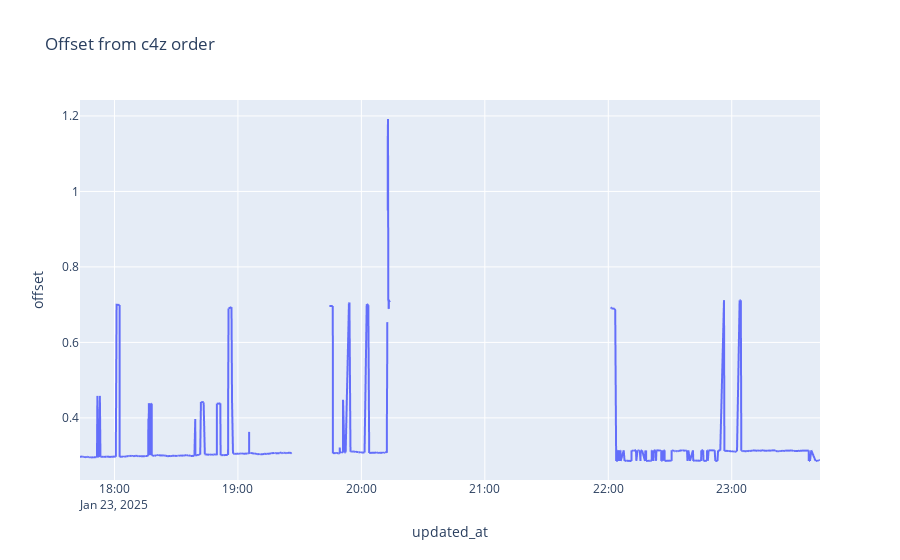

Notebook code cell kept with this figure:
### Code cell
import plotly.express as px

# Create a sample DataFrame

# Create a line plot from the DataFrame
fig = px.line(df_transformed, x='updated_at', y='offset', title='Offset from c4z order')

# Show the plot
fig.show()

### Figure 1 — Plotly figure (JSON) as saved in the notebook; plotly's stock layout.template omitted (floating-point values rounded to 4 significant figures; data arrays with more than 128 entries replaced by an {"elided": "..."} marker saying what was removed)
{"data": [{"hovertemplate": "updated_at=%{x}<br>offset=%{y}<extra></extra>", "legendgroup": "", "line": {"color": "#636efa", "dash": "solid"}, "marker": {"symbol": "circle"}, "mode": "lines", "name": "", "showlegend": false, "type": "scattergl", "x": {"elided": "1563 str values"}, "xaxis": "x", "y": {"elided": "1563 float values"}, "yaxis": "y"}], "layout": {"legend": {"tracegroupgap": 0}, "title": {"text": "Offset from c4z order"}, "xaxis": {"anchor": "y", "domain": [0, 1], "title": {"text": "updated_at"}}, "yaxis": {"anchor": "x", "domain": [0, 1], "title": {"text": "offset"}}}}
